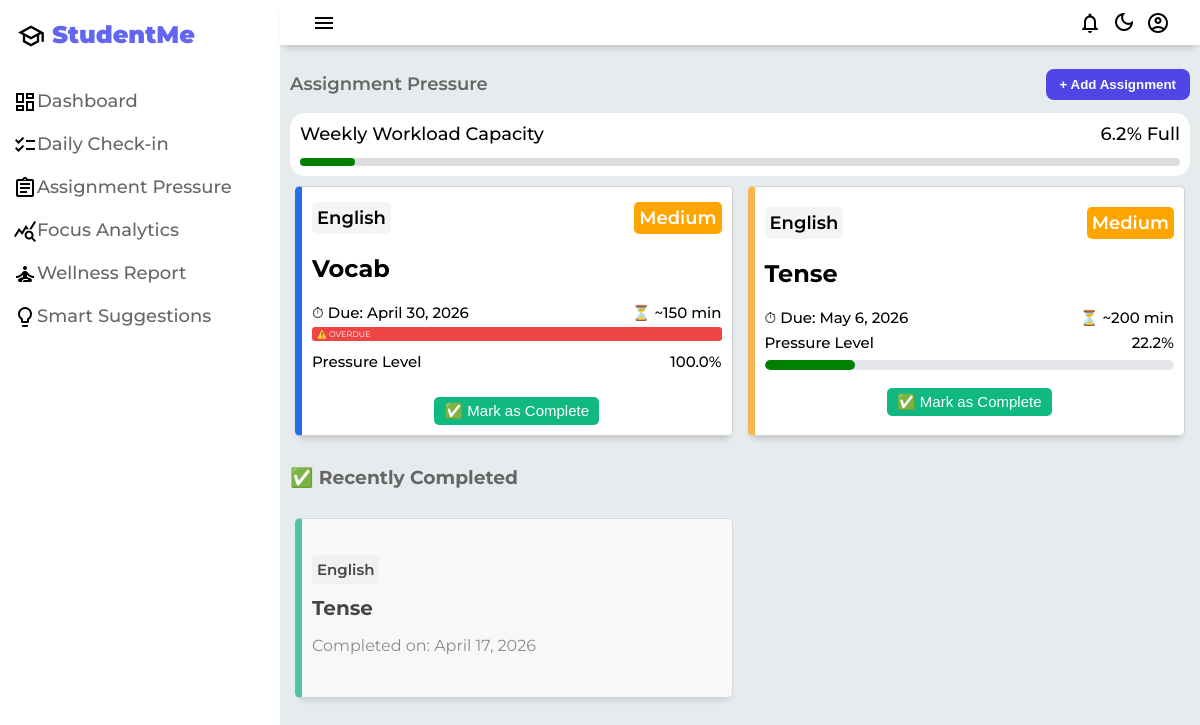
Page /assignment-pressure/ (signed in) on the committed database.
### student_app/models.py (models this page shows, shortened)
class Assignment(models.Model):
    DIFFICULTY_CHOICES = [
        (1, 'Easy'),
        (2, 'Medium'),
        (3, 'Hard'),
    ]
    user = models.ForeignKey(User, on_delete=models.CASCADE)
    subject = models.CharField(max_length=100)
    title = models.CharField(max_length=200)
    due_date = models.DateField()
    estimated_time = models.IntegerField()  # minutes
    difficulty = models.IntegerField(choices=DIFFICULTY_CHOICES)
    pressure_level = models.FloatField(blank=True, null=True)
    created_at = models.DateTimeField(auto_now_add=True)
    weekly_capacity = models.FloatField(blank=True, null=True)
    is_completed = models.BooleanField(default=False)

### student_app/views.py (the view, shortened to what this page needs)
# urls.py: path('assignment-pressure/',views.assignmentPressure, name='assignment-pressure'),
@login_required
def assignmentPressure(request):
    today = date.today()
    overdue_assignments = Assignment.objects.filter(
    user=request.user,
    due_date__lt=today,
    is_completed=False
    )
    for a in overdue_assignments:
        Notification.objects.get_or_create(
            user=request.user,
            message=f"⚠️ '{a.title}' is overdue!"
        )
    upcoming = Assignment.objects.filter(
        user=request.user,
        due_date__in=[today + timedelta(days=1), today + timedelta(days=2)],
        is_completed=False
        )
    for a in upcoming:
        Notification.objects.get_or_create(
            user=request.user,
            message=f"🔔 '{a.title}' is due in {(a.due_date - today).days} day(s)!"
        )
    assignments = Assignment.objects.filter(
        user=request.user,
        is_completed=False  #Only show incomplete assignments
    ).order_by('due_date')
    start_week = today - timedelta(days=today.weekday())
    end_week = start_week + timedelta(days=6)
    weekly_tasks = assignments.filter(
        due_date__range=[start_week, end_week]
    )
    total_minutes = sum((task.estimated_time or 0) for task in weekly_tasks)
    MAX_WEEKLY_MINUTES = 2400
    capacity = (total_minutes / MAX_WEEKLY_MINUTES) * 100
    capacity = min(round(capacity, 1), 100)
    completed_assignments = Assignment.objects.filter(
        user=request.user,
        is_completed=True
    ).order_by('-due_date')[:5]
    return render(request, "assignment-pressure.html",{"assignments": assignments,"capacity": capacity,"today": today,"completed_assignments": completed_assignments,  })

### student_app/context_processors.py (called while the page is built)
def notifications(request):
    if request.user.is_authenticated:
        return {
            'notifications': Notification.objects.filter(
                user=request.user,
                is_read=False
            ).order_by('-created_at')[:5]
        }
    return {}

### student_app/templates/assignment-pressure.html (shortened to what this page needs)
{% load static %}
<!DOCTYPE html>
<html lang="en">
<head>
    <link rel="stylesheet" href="{% static 'css/assignment-pressure.css' %}">
</head>
<body>
    <div class="grid-container">
        <header class="header">
            <div class="menu-icon" onclick="openSidebar()">
                <span class="material-icons-outlined">menu</span>
            </div>
            <div id="header-right">
                <div class="notification-container">
                    <span class="material-icons-outlined" onclick="toggleNotification()">notifications</span>
                </div>
                <span id="themeIcon" class="material-icons-outlined" onclick="toggleTheme()">dark_mode</span>
                <div class="profile-container">
                    <span class="material-icons-outlined" onclick="toggleProfile()">account_circle</span>
                </div>
            </div>
        </header>
        <aside id="sidebar">
            <div class="sidebar-title">
                <div class="sidebar-brand">
                    <span class="material-icons-outlined">school</span> StudentMe
                </div>
            </div>
            <ul class="sidebar-list">
                <li  class="sidebar-list-item">
                    <a href="{% url 'dashboard' %}"><span class="material-icons-outlined">dashboard</span>Dashboard</a>
                </li>
                <li class="sidebar-list-item">
                    <a href="{% url 'check-in' %}"><span class="material-icons-outlined">checklist</span>Daily Check-in</a>
                </li>
                <li class="sidebar-list-item">
                    <a href="{% url 'assignment-pressure' %}"><span class="material-icons-outlined">assignment</span>Assignment Pressure</a>
                </li>
                <li class="sidebar-list-item">
                    <a href="{% url 'focus-analytics' %}"><span class="material-icons-outlined">query_stats</span>Focus Analytics</a>
                </li>
                <li class="sidebar-list-item">
                    <a href="{% url 'wellness-report' %}"><span class="material-icons-outlined">self_improvement</span>Wellness Report</a>
                </li>
                <li class="sidebar-list-item">
                    <a href="{% url 'smart-suggestions' %}"><span class="material-icons-outlined">lightbulb</span>Smart Suggestions</a>
                </li>
            </ul>
        </aside>
        <main class="main-container">
            <div class="main-title">
                <p class="font-weight-bold">Assignment Pressure</p>
                <button class="add-btn" onclick="openAssignmentModal()"> + Add Assignment</button>
            </div>
            <div class="top-bar">
                <div class="top-header">
                    <span>Weekly Workload Capacity</span>
                    <span>{{ capacity }}% Full</span>
                </div>
                <div class="progress">
                    <div class="progress-fill {%if capacity < 40 %}green-fill{%elif capacity < 75 %}orange-fill{%else%}red-fill{%endif%}" style="width: {{ capacity }}%;"></div>
                </div>
            </div>
            <section class="cards" name="assignments">
                {% for item in assignments %}
                <div class="card-content {% if item.due_date < today %}overdue-card{% endif %}">
                    <div class="card-top">
                        <span class="subject">{{ item.subject }}</span>
                        <span class="{% if item.difficulty == 1 %}badge-easy{% elif item.difficulty == 2 %}badge-medium{% else %}badge-hard{% endif %}">
                            {% if item.difficulty == 1 %}
                            Easy
                            {% elif item.difficulty == 2 %}
                            Medium
                            {% else %}
                            Hard
                            {% endif %}
                        </span>
                    </div>
                    <h2>{{ item.title }}</h2>
                    <div class="card-info">
                        <span>⏱ Due: {{ item.due_date }}</span>
                        <span>⏳ ~{{ item.estimated_time }} min</span>
                    </div>
                        {% if item.due_date < today %}
                        <div class="overdue-badge" style="background:#ef4444; color:white; font-size:8px; padding:2px 5px; border-radius:3px; margin:5px 0; display:inline-block;">
                            ⚠️ OVERDUE
                        </div>
                        {% endif %}
                    <div class="pressure-row">
                        <span>Pressure Level</span>
                        <span>{{item.pressure_level}}%</span>
                    </div>
                    <div class="progress-bar">
                        <div class="progress-fill {%if item.pressure_level < 40 %}green-fill{%elif item.pressure_level < 75 %}orange-fill{%else%}red-fill{%endif%}" style="width: {{item.pressure_level|default:0}}%;"></div>
                    </div>
                    <form method="POST" style="margin-top: 10px;">
                        <button type="submit" class="complete-btn">
                            ✅ Mark as Complete
                        </button>
                    </form>
                </div>
                {% empty %}
                <div class="card-content">
                    <p style="text-align:center; color: var(--text-color);">No pending assignments! 🎉</p>
                </div>
                {% endfor %}
            </section>
            {% if completed_assignments %}
            <div class="completed-section" style="margin-top: 20px;">
                <h3>✅ Recently Completed</h3>
                <div class="cards2">
                    {% for item in completed_assignments %}
                    <div class="card-content2">
                        <div class="card-top2">
                            <span class="subject">{{ item.subject }}</span>
                        </div>
                        <h2>{{ item.title }}</h2>
                        <div class="card-info2">
                            <span>Completed on: {{ item.due_date }}</span>
                        </div>
                    </div>
                    {% endfor %}
                </div>
            </div>
            {% endif %}
        </main>
    </div>
</body>
</html>

### rows in the picture
Assignment: subject "English", difficulty "Medium", title "Vocab", due_date "April 30, 2026", estimated_time "150", shows "⚠️ OVERDUE", pressure_level "100.0"
Assignment: subject "English", difficulty "Medium", title "Tense", due_date "May 6, 2026", estimated_time "200", pressure_level "22.2"
Assignment: subject "English", title "Tense", due_date "April 17, 2026"

### other values in the picture
{{ capacity }} "6.2"
